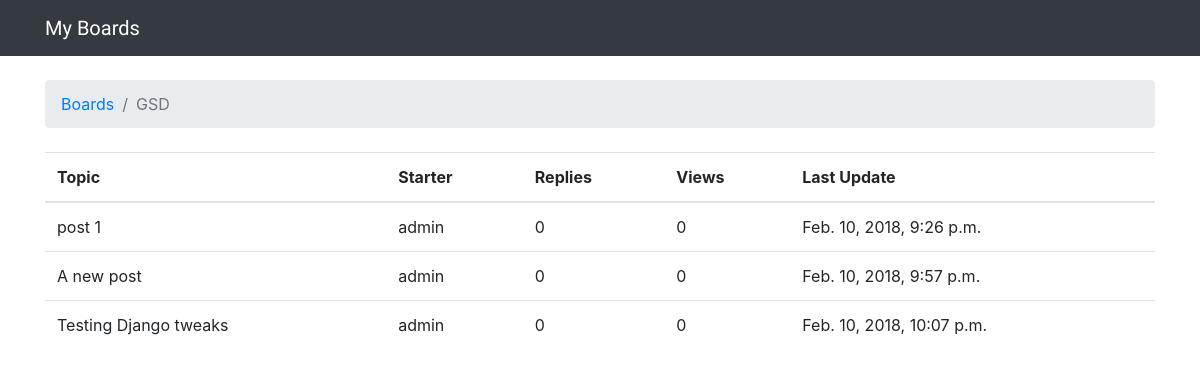
The app's page /boards/1/ with its own data.
### boards/models.py (models this page shows, shortened)
class Board(models.Model):
    name = models.CharField(max_length=30, unique=True)
    description = models.CharField(max_length=100)

class Topic(models.Model):
    subject = models.CharField(max_length=255)
    last_updated = models.DateTimeField(auto_now_add=True)
    board = models.ForeignKey(Board, related_name='topics')
    starter = models.ForeignKey(User, related_name='topics')

### boards/views.py (the view)
# urls.py: url(r'^boards/(?P<pk>\d+)/$', views.board_topics, name='board_topics'),
def board_topics(request, pk):
    board = get_object_or_404(Board, pk=pk)
    return render(request, 'topics.html', {'board': board})

### boards/templates/topics.html (shortened to what this page needs)
{% extends 'base.html' %}
{% block breadcrumb %}
  <li class="breadcrumb-item"><a href="{% url 'home' %}">Boards</a></li>
  <li class="breadcrumb-item active">{{ board.name }}</li>
{% endblock %}
{% block content %}
  <table class="table">
    <thead class="thead-inverse">
      <tr>
        <th>Topic</th>
        <th>Starter</th>
        <th>Replies</th>
        <th>Views</th>
        <th>Last Update</th>
      </tr>
    </thead>
    <tbody>
      {% for topic in board.topics.all %}
        <tr>
          <td>{{ topic.subject }}</td>
          <td>{{ topic.starter.username }}</td>
          <td>0</td>
          <td>0</td>
          <td>{{ topic.last_updated }}</td>
        </tr>
      {% endfor %}
    </tbody>
  </table>
{% endblock %}

### boards/templates/base.html (shortened to what this page needs)
{% load static %}<!DOCTYPE html>
<html>
  <head>
    <link rel="stylesheet" href="{% static 'css/bootstrap.min.css' %}">
    <link rel="stylesheet" href="{% static 'css/app.css' %}">
  </head>
  <body>
    <nav class="navbar navbar-expand-lg navbar-dark bg-dark">
      <div class="container">
        <a class="navbar-brand" href="{% url 'home' %}">My Boards</a>
      </div>
    </nav>
    <div class="container">
      <ol class="breadcrumb my-4">
        {% block breadcrumb %}
        {% endblock %}
      </ol>
      {% block content %}
      {% endblock %}
    </div>
  </body>
</html>

### boards/static/css/app.css (style rules this page uses)
.navbar-brand { font-family: 'BioRhyme Expanded', serif; }

### records on screen
Board: name "GSD"
Topic: subject "post 1", starter.username "admin", last_updated "Feb. 10, 2018, 9:26 p.m."
Topic: subject "A new post", starter.username "admin", last_updated "Feb. 10, 2018, 9:57 p.m."
Topic: subject "Testing Django tweaks", starter.username "admin", last_updated "Feb. 10, 2018, 10:07 p.m."
